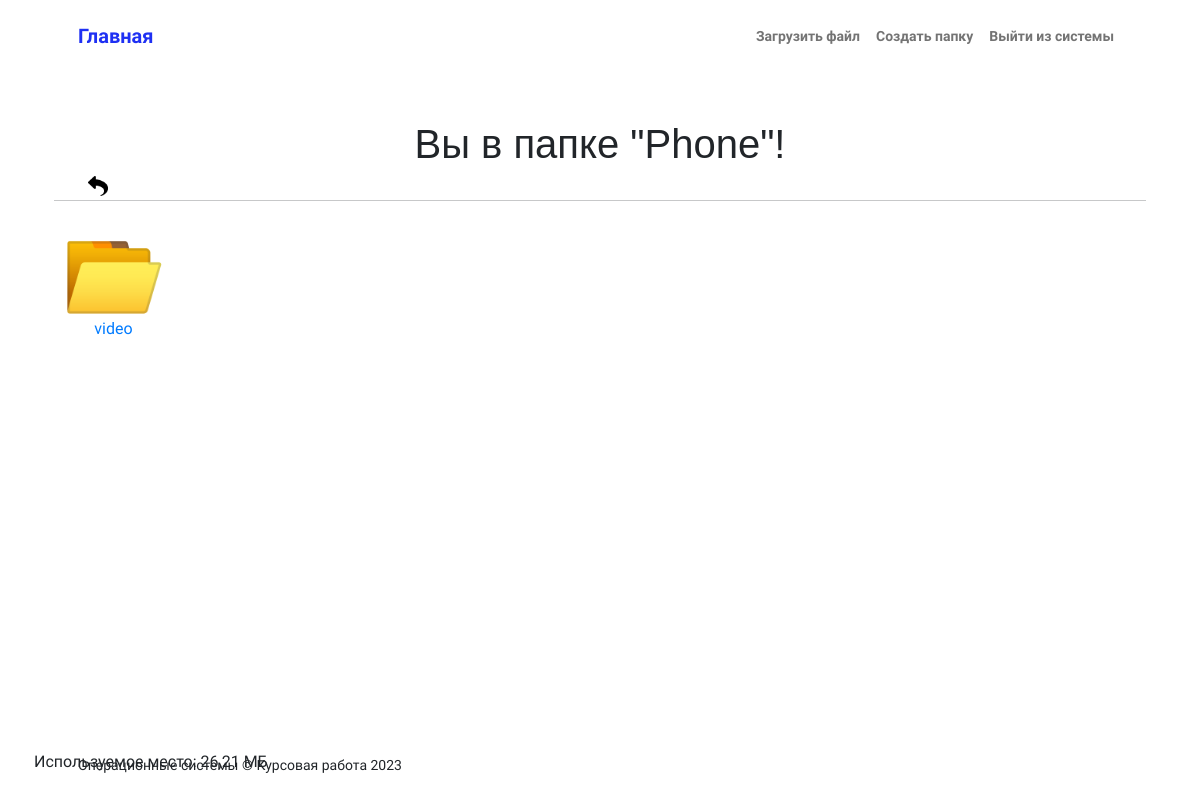
The page /cloud/folder/56/ (signed in) on the database its author committed.
### cloud/models.py (models this page shows, shortened)
class Folder(models.Model):
    user = models.ForeignKey(User, on_delete=models.CASCADE)
    name = models.CharField(max_length=50)
    date_time = models.DateTimeField(auto_now_add=True)
    size = models.PositiveIntegerField(default=0)
    image = models.ImageField(upload_to='file_images/', default='file_images/folder.png')
    is_folder = models.BooleanField(default=True)
    parent_folder = models.ForeignKey('self', on_delete=models.CASCADE, null=True, blank=True)

class File(models.Model):
    user = models.ForeignKey(User, on_delete=models.CASCADE)
    name = models.CharField(max_length=50)
    date_time = models.DateTimeField(auto_now_add=True)
    size = models.PositiveIntegerField()
    file = models.FileField(upload_to='uploads/')
    image = models.ImageField(upload_to='file_images/', null=True, blank=True)
    folder = models.ForeignKey(Folder, on_delete=models.CASCADE, null=True, blank=True)

### cloud/views.py (the view)
# urls.py: path('folder/<int:pk>/', DetailFolder.as_view(), name='folder_detail'),
class DetailFolder(LoginRequiredMixin, DetailView):
    model = Folder
    template_name = 'detail_folder.html'
    context_object_name = 'folder'
    def get_context_data(self, **kwargs):
        context = super().get_context_data(**kwargs)
        user = self.request.user
        folder = self.object
        folder_id = folder.id
        self.request.session['parent_folder_id'] = folder_id
        folders = Folder.objects.filter(user=user, parent_folder=folder).order_by('-date_time')
        files = File.objects.filter(user=user).order_by('date_time')
        context['files'] = list(folders) + list(files)
        def get_full_path(current_folder):
            path = [current_folder.name]
            while current_folder.parent_folder:
                current_folder = current_folder.parent_folder
                path.insert(0, current_folder.name)
            return ' / '.join(path)
        context['full_path'] = get_full_path(folder)
        return context

### cloud/templatetags/custom_filters.py (called while the page is built)
@register.filter()
def used_space(values):
    used_size = sum(value.size for value in values if not hasattr(value, 'is_folder'))
    return round(used_size / 1024 ** 2, 2) if used_size > 0 else 0

@register.filter()
def user_premium(user):
    return True if user.groups.filter(name='Premium').exists() else False

### templates/detail_folder.html (shortened to what this page needs)
{% extends 'default/main.html' %}
{% load custom_filters %}
{% block content %}
    <h1>Вы в папке "{{ full_path }}"!</h1>
    {% if folder.parent_folder %}
        <div class="back-link folder-item" data-file-id="{{ folder.parent_folder.id }}">
            <a href="{% url 'folder_detail' folder.parent_folder.id %}">
                <img class="arrow-icon" src="/static/undo.png" alt="Назад" draggable="true">
            </a>
        </div>
        {% else %}
        <div class="back-link folder-item" data-file-id="file_list">
            <a href="{% url 'file_list' %}">
                <img class="arrow-icon" src="/static/undo.png" alt="Назад" draggable="true">
            </a>
        </div>
    {% endif %}
        {% if user|user_premium %}
            <div class="bottom-left"><p>Используемое место: {{ files|used_space }} МБ</p></div>
        {% else %}
            <div class="bottom-left"><p>Используемое место: {{ files|used_space }}/500 МБ</p></div>
        {% endif %}
    <hr>
    <ul class="file-list">
        {% for file in files %}
            {% if file.is_folder %}
                <li>
                    <div class="file-item folder-item" data-file-id="{{ file.id }}" data-url="{% url 'folder_delete' file.id %}" data-additional-url="{% url 'folder_download' file.id %}" draggable="true">
                        <a href="{% url 'folder_detail' file.id %}">
                            <img src="{{ file.image.url }}" alt="{{ file.name }}" width="100" height="100">
                        </a>
                        <a href="{% url 'folder_detail' file.id %}">{{ file.name }}</a>
                    </div>
                </li>
            {% endif %}
        {% endfor %}
    </ul>
{% endblock content %}

### rows shown on the page
Folder: name "Phone"
Folder: is_folder.size "26,21", image (picture), name "video"
